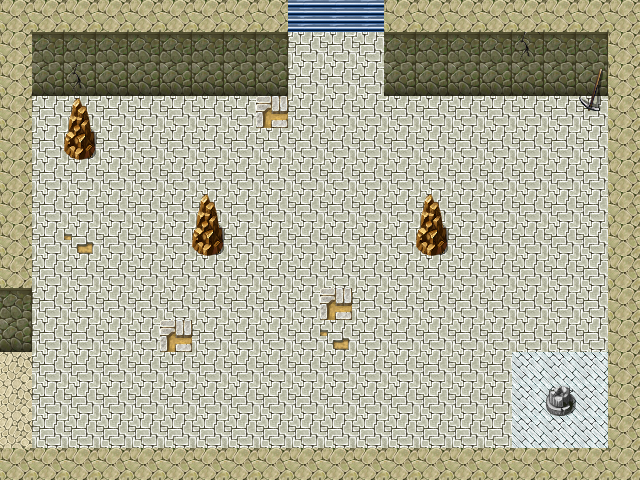

Below is a game level as drawn by its tile map, then a one-line description and the .tmx that defines it (tile-layer data replaced by summaries):
An orthogonal 20x15 tile map with 32x32 px tiles, 2 tile layers (Kachelebene 1, Kachelebene 2), 5 tilesets.

<map version="1.0" orientation="orthogonal" width="20" height="15" tilewidth="32" tileheight="32">
 <properties>
  <property name="enemy" value="&quot;20&quot;" />
 </properties>
 <tileset firstgid="1" name="tilee" tilewidth="32" tileheight="32">
  <image source="tilee.png" width="512" height="512" />
  <tile id="48">
   <properties>
    <property name="blocked" value="true" />
   </properties>
  </tile>
  <tile id="52">
   <properties>
    <property name="blocked" value="true" />
   </properties>
  </tile>
  <tile id="96">
   <properties>
    <property name="blocked" value="true" />
   </properties>
  </tile>
  <tile id="98">
   <properties>
    <property name="blocked" value="true" />
   </properties>
  </tile>
  <tile id="112">
   <properties>
    <property name="blocked" value="true" />
   </properties>
  </tile>
  <tile id="114">
   <properties>
    <property name="blocked" value="true" />
   </properties>
  </tile>
  <tile id="171">
   <properties>
    <property name="blocked" value="true" />
   </properties>
  </tile>
  <tile id="226">
   <properties>
    <property name="blocked" value="true" />
   </properties>
  </tile>
 </tileset>
 <tileset firstgid="257" name="map1" tilewidth="32" tileheight="32">
  <image source="map1.png" width="256" height="512" />
  <tile id="6">
   <properties>
    <property name="isBack" value="true" />
   </properties>
  </tile>
  <tile id="38">
   <properties>
    <property name="isDoor" value="true" />
   </properties>
  </tile>
 </tileset>
 <tileset firstgid="385" name="tilea4" tilewidth="32" tileheight="32">
  <image source="tilea4.png" width="512" height="480" />
  <tile id="228">
   <properties>
    <property name="blocked" value="true" />
   </properties>
  </tile>
  <tile id="229">
   <properties>
    <property name="blocked" value="true" />
   </properties>
  </tile>
 </tileset>
 <tileset firstgid="625" name="PathAndObjects_0" tilewidth="32" tileheight="32">
  <image source="PathAndObjects_0.png" width="512" height="480" />
  <tile id="89">
   <properties>
    <property name="blocked" value="true" />
   </properties>
  </tile>
  <tile id="120">
   <properties>
    <property name="blocked" value="true" />
   </properties>
  </tile>
  <tile id="121">
   <properties>
    <property name="blocked" value="true" />
   </properties>
  </tile>
  <tile id="137">
   <properties>
    <property name="blocked" value="true" />
   </properties>
  </tile>
  <tile id="153">
   <properties>
    <property name="blocked" value="true" />
   </properties>
  </tile>
 </tileset>
 <tileset firstgid="865" name="TileD_VX" tilewidth="32" tileheight="32">
  <image source="TileD_VX.png" width="512" height="512" />
  <tile id="64">
   <properties>
    <property name="blocked" value="true" />
   </properties>
  </tile>
  <tile id="80">
   <properties>
    <property name="blocked" value="true" />
   </properties>
  </tile>
  <tile id="92">
   <properties>
    <property name="blocked" value="true" />
   </properties>
  </tile>
  <tile id="97">
   <properties>
    <property name="blocked" value="true" />
   </properties>
  </tile>
  <tile id="113">
   <properties>
    <property name="blocked" value="true" />
   </properties>
  </tile>
  <tile id="220">
   <properties>
    <property name="blocked" value="true" />
   </properties>
  </tile>
 </tileset>
 <layer name="Kachelebene 1" width="20" height="15">
  <data>[300 cells, 300 non-empty, 7 distinct tile ids]</data>
 </layer>
 <layer name="Kachelebene 2" width="20" height="15">
  <data>[300 cells, 27 non-empty, 10 distinct tile ids]</data>
 </layer>
</map>
